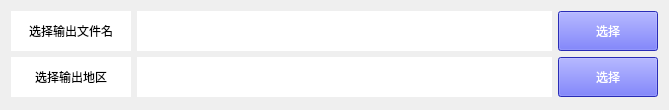
<?xml version="1.0" encoding="UTF-8"?>
<ui version="4.0">
 <class>Form</class>
 <widget class="QWidget" name="Form">
  <property name="geometry">
   <rect>
    <x>0</x>
    <y>0</y>
    <width>669</width>
    <height>110</height>
   </rect>
  </property>
  <property name="windowTitle">
   <string>Form</string>
  </property>
  <layout class="QFormLayout" name="formLayout">
   <item row="0" column="0" colspan="2">
    <layout class="QVBoxLayout" name="verticalLayout">
     <item>
      <layout class="QHBoxLayout" name="horizontalLayout">
       <item>
        <widget class="QLabel" name="file_name_title">
         <property name="minimumSize">
          <size>
           <width>120</width>
           <height>40</height>
          </size>
         </property>
         <property name="maximumSize">
          <size>
           <width>120</width>
           <height>40</height>
          </size>
         </property>
         <property name="styleSheet">
          <string notr="true">font: 10pt &quot;微软雅黑&quot;;
background-color: rgb(255, 255, 255);</string>
         </property>
         <property name="text">
          <string>选择输出文件名</string>
         </property>
         <property name="alignment">
          <set>Qt::AlignCenter</set>
         </property>
        </widget>
       </item>
       <item>
        <widget class="QLabel" name="file_name">
         <property name="sizePolicy">
          <sizepolicy hsizetype="Preferred" vsizetype="Preferred">
           <horstretch>0</horstretch>
           <verstretch>0</verstretch>
          </sizepolicy>
         </property>
         <property name="minimumSize">
          <size>
           <width>0</width>
           <height>40</height>
          </size>
         </property>
         <property name="maximumSize">
          <size>
           <width>16777215</width>
           <height>40</height>
          </size>
         </property>
         <property name="styleSheet">
          <string notr="true">font: 14pt &quot;微软雅黑&quot;;
color: rgb(57, 61, 255);
background-color: rgb(255, 255, 255);</string>
         </property>
         <property name="text">
          <string/>
         </property>
         <property name="alignment">
          <set>Qt::AlignCenter</set>
         </property>
        </widget>
       </item>
       <item>
        <widget class="QPushButton" name="pushButton">
         <property name="minimumSize">
          <size>
           <width>100</width>
           <height>40</height>
          </size>
         </property>
         <property name="maximumSize">
          <size>
           <width>100</width>
           <height>40</height>
          </size>
         </property>
         <property name="styleSheet">
          <string notr="true">font: 12pt &quot;微软雅黑&quot;;
color: rgb(255, 255, 255);
background-color: rgb(57, 61, 255);</string>
         </property>
         <property name="text">
          <string>选择</string>
         </property>
        </widget>
       </item>
      </layout>
     </item>
     <item>
      <layout class="QHBoxLayout" name="horizontalLayout_2">
       <item>
        <widget class="QLabel" name="language_title">
         <property name="sizePolicy">
          <sizepolicy hsizetype="Preferred" vsizetype="Preferred">
           <horstretch>0</horstretch>
           <verstretch>0</verstretch>
          </sizepolicy>
         </property>
         <property name="minimumSize">
          <size>
           <width>120</width>
           <height>40</height>
          </size>
         </property>
         <property name="maximumSize">
          <size>
           <width>120</width>
           <height>40</height>
          </size>
         </property>
         <property name="styleSheet">
          <string notr="true">font: 10pt &quot;微软雅黑&quot;;
background-color: rgb(255, 255, 255);</string>
         </property>
         <property name="text">
          <string>选择输出地区</string>
         </property>
         <property name="alignment">
          <set>Qt::AlignCenter</set>
         </property>
        </widget>
       </item>
       <item>
        <widget class="QLabel" name="language">
         <property name="sizePolicy">
          <sizepolicy hsizetype="Preferred" vsizetype="Preferred">
           <horstretch>0</horstretch>
           <verstretch>0</verstretch>
          </sizepolicy>
         </property>
         <property name="minimumSize">
          <size>
           <width>0</width>
           <height>40</height>
          </size>
         </property>
         <property name="maximumSize">
          <size>
           <width>16777215</width>
           <height>40</height>
          </size>
         </property>
         <property name="styleSheet">
          <string notr="true">font: 14pt &quot;微软雅黑&quot;;
color: rgb(57, 61, 255);
background-color: rgb(255, 255, 255);</string>
         </property>
         <property name="text">
          <string/>
         </property>
         <property name="alignment">
          <set>Qt::AlignCenter</set>
         </property>
        </widget>
       </item>
       <item>
        <widget class="QPushButton" name="pushButton_2">
         <property name="minimumSize">
          <size>
           <width>100</width>
           <height>40</height>
          </size>
         </property>
         <property name="maximumSize">
          <size>
           <width>100</width>
           <height>40</height>
          </size>
         </property>
         <property name="styleSheet">
          <string notr="true">font: 12pt &quot;微软雅黑&quot;;
color: rgb(255, 255, 255);
background-color: rgb(57, 61, 255);</string>
         </property>
         <property name="text">
          <string>选择</string>
         </property>
        </widget>
       </item>
      </layout>
     </item>
    </layout>
   </item>
  </layout>
 </widget>
 <resources/>
 <connections/>
</ui>
